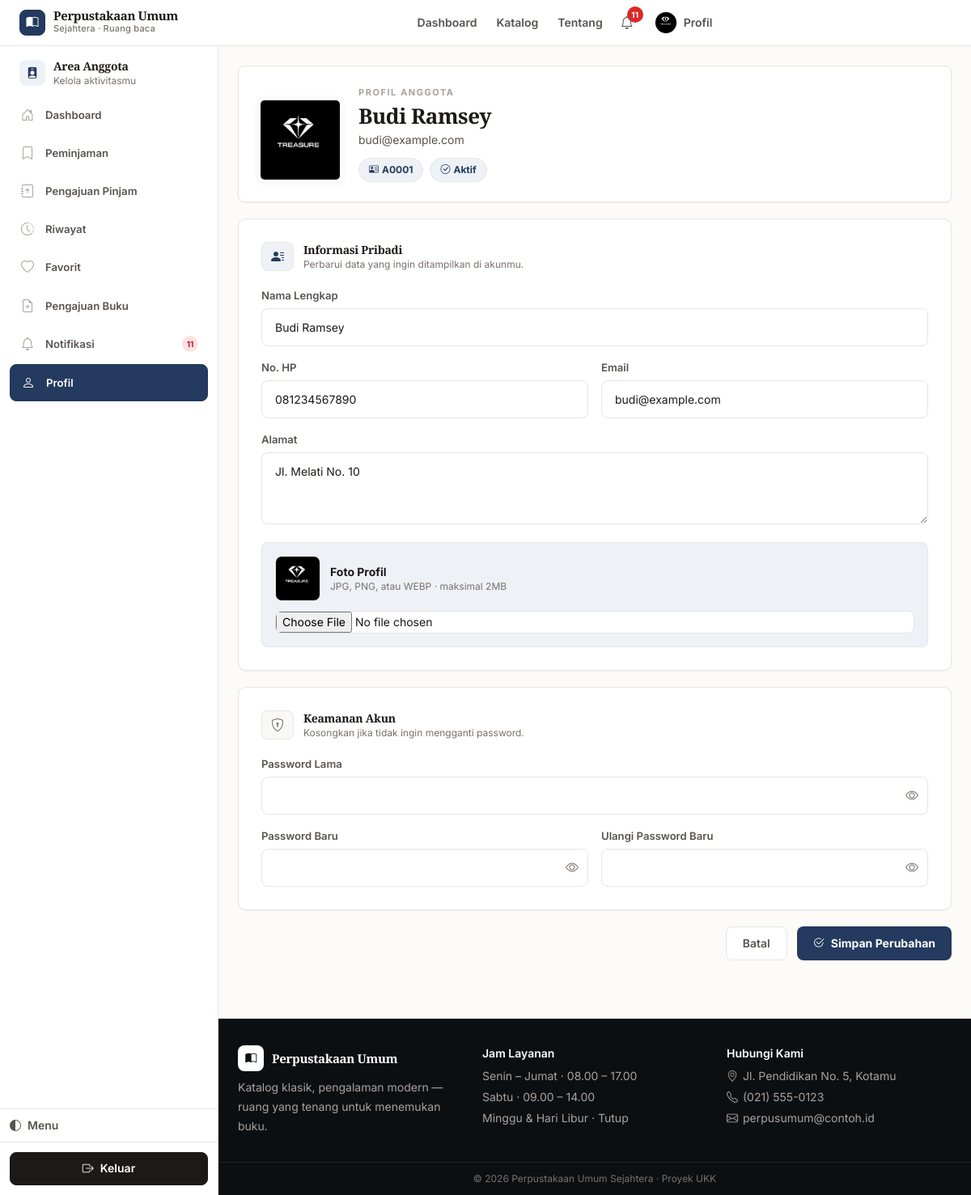
Page /anggota/profil.php (signed in) on the committed database.
### tables this page shows
CREATE TABLE `anggota` (
  `id_anggota` int NOT NULL,
  `nomor_anggota` varchar(20) NOT NULL,
  `nama` varchar(150) NOT NULL,
  `email` varchar(150) NOT NULL,
  `password` varchar(255) NOT NULL,
  `no_hp` varchar(20) DEFAULT NULL,
  `alamat` varchar(255) DEFAULT NULL,
  `foto` varchar(255) DEFAULT NULL,
  `reset_token` varchar(64) DEFAULT NULL,
  `reset_expiry` datetime DEFAULT NULL,
  `status` enum('aktif','nonaktif') NOT NULL DEFAULT 'aktif',
  `created_at` timestamp NOT NULL DEFAULT CURRENT_TIMESTAMP
);

### includes/functions.php (called while the page is built, shortened)
<?php
function e($string) {
    return htmlspecialchars($string ?? '', ENT_QUOTES, 'UTF-8');
}
function foto_profil_url($nama_file) {
    return UPLOAD_PROFIL_URL . $nama_file;
}

### anggota/profil.php (the view, shortened to what this page needs)
<?php
require_once __DIR__ . '/../config/bootstrap.php';
$id_anggota = $_SESSION['id_anggota'];
$stmt = $pdo->prepare("SELECT * FROM anggota WHERE id_anggota = :id");
$stmt->execute([':id' => $id_anggota]);
$anggota = $stmt->fetch();
require_once __DIR__ . '/../includes/header.php';
?>
<div class="profile-shell space-y-5">
  <section class="profile-hero rounded-xl p-5 sm:p-6">
    <div class="flex flex-col sm:flex-row items-center sm:items-end gap-5">
      <img src="<?= e(foto_profil_url($anggota['foto'])) ?>" alt="Foto profil <?= e($anggota['nama']) ?>" class="profile-avatar rounded-xl object-cover">
      <div class="flex-1 text-center sm:text-left min-w-0">
        <div class="text-[11px] font-bold uppercase tracking-[.14em]" style="color: var(--text-faint-2)">Profil Anggota</div>
        <h1 class="mt-1 text-2xl sm:text-[26px] font-bold truncate font-display" style="color: var(--text)"><?= e($anggota['nama']) ?></h1>
        <p class="mt-1 text-sm" style="color: var(--text-muted)"><?= e($anggota['email']) ?></p>
        <div class="mt-3 flex flex-wrap justify-center sm:justify-start gap-2">
          <span class="rounded-full px-3 py-1.5 text-xs font-bold" style="background: var(--accent-soft); color: var(--accent-text); border:1px solid var(--border)"><i class="bi bi-person-vcard mr-1"></i><?= e($anggota['nomor_anggota']) ?></span>
          <span class="rounded-full px-3 py-1.5 text-xs font-bold" style="background: var(--accent-soft); color: var(--accent-text); border:1px solid var(--border)"><i class="bi bi-check-circle mr-1"></i><?= e(ucfirst($anggota['status'])) ?></span>
        </div>
      </div>
    </div>
  </section>
  <form method="post" action="" enctype="multipart/form-data" class="space-y-5">
    <section class="profile-card p-5 sm:p-7">
      <div class="flex items-center gap-3 mb-5">
        <span class="w-10 h-10 rounded-xl flex items-center justify-center" style="background: var(--accent-soft); color: var(--accent-text); border:1px solid var(--border)"><i class="bi bi-person-lines-fill"></i></span>
        <div><h2 class="font-bold text-sm" style="color: var(--text)">Informasi Pribadi</h2><p class="text-xs" style="color: var(--text-faint)">Perbarui data yang ingin ditampilkan di akunmu.</p></div>
      </div>
      <div class="grid grid-cols-1 md:grid-cols-2 gap-4">
        <div class="md:col-span-2">
          <label class="block text-sm font-bold mb-1.5" style="color: var(--text-muted)">Nama Lengkap</label>
          <input type="text" name="nama" required value="<?= e($anggota['nama']) ?>" class="profile-input">
        </div>
        <div>
          <label class="block text-sm font-bold mb-1.5" style="color: var(--text-muted)">No. HP</label>
          <input type="text" name="no_hp" value="<?= e($anggota['no_hp']) ?>" class="profile-input" placeholder="Contoh: 08xxxxxxxxxx">
        </div>
        <div>
          <label class="block text-sm font-bold mb-1.5" style="color: var(--text-muted)">Email</label>
          <input type="text" value="<?= e($anggota['email']) ?>" class="profile-input" disabled>
        </div>
        <div class="md:col-span-2">
          <label class="block text-sm font-bold mb-1.5" style="color: var(--text-muted)">Alamat</label>
          <textarea name="alamat" rows="3" class="profile-input" placeholder="Tulis alamat kamu..."><?= e($anggota['alamat']) ?></textarea>
        </div>
        <div class="md:col-span-2 rounded-xl p-4" style="background: var(--accent-soft); border:1px solid var(--border)">
          <div class="flex items-center gap-3">
            <img src="<?= e(foto_profil_url($anggota['foto'])) ?>" class="w-14 h-14 rounded-xl object-cover border" style="border-color: var(--border); background: var(--surface)">
            <div class="flex-1 min-w-0"><div class="text-sm font-bold" style="color: var(--text)">Foto Profil</div><div class="text-xs" style="color: var(--text-faint)">JPG, PNG, atau WEBP · maksimal 2MB</div></div>
          </div>
          <input type="file" name="foto" accept=".jpg,.jpeg,.png,.webp" class="mt-3 w-full text-sm" style="color: var(--text-muted)">
        </div>
      </div>
    </section>
    <section class="profile-card p-5 sm:p-7">
      <div class="flex items-center gap-3 mb-5">
        <span class="w-10 h-10 rounded-xl flex items-center justify-center" style="background: var(--surface-2); color: var(--text-faint); border:1px solid var(--border)"><i class="bi bi-shield-lock"></i></span>
        <div><h2 class="font-bold text-sm" style="color: var(--text)">Keamanan Akun</h2><p class="text-xs" style="color: var(--text-faint)">Kosongkan jika tidak ingin mengganti password.</p></div>
      </div>
      <div class="space-y-4">
        <div><label class="block text-sm font-bold mb-1.5" style="color: var(--text-muted)">Password Lama</label><div class="relative"><input type="password" name="password_lama" class="profile-input pr-11"><button type="button" onclick="togglePasswordVisibility(this)" tabindex="-1" class="absolute right-3 top-1/2 -translate-y-1/2" style="color: var(--text-faint)"><i class="bi bi-eye"></i></button></div></div>
        <div class="grid grid-cols-1 sm:grid-cols-2 gap-4">
          <div><label class="block text-sm font-bold mb-1.5" style="color: var(--text-muted)">Password Baru</label><div class="relative"><input type="password" name="password_baru" class="profile-input pr-11"><button type="button" onclick="togglePasswordVisibility(this)" tabindex="-1" class="absolute right-3 top-1/2 -translate-y-1/2" style="color: var(--text-faint)"><i class="bi bi-eye"></i></button></div></div>
          <div><label class="block text-sm font-bold mb-1.5" style="color: var(--text-muted)">Ulangi Password Baru</label><div class="relative"><input type="password" name="password_ulang" class="profile-input pr-11"><button type="button" onclick="togglePasswordVisibility(this)" tabindex="-1" class="absolute right-3 top-1/2 -translate-y-1/2" style="color: var(--text-faint)"><i class="bi bi-eye"></i></button></div></div>
        </div>
      </div>
    </section>
    <div class="flex flex-col-reverse sm:flex-row sm:justify-end gap-3 pb-2">
      <a href="<?= BASE_URL ?>/anggota/dashboard.php" class="inline-flex items-center justify-center gap-2 rounded-lg border px-5 py-2.5 text-sm font-semibold hover:bg-slate-50" style="background: var(--surface); border-color: var(--border); color: var(--text-muted)">Batal</a>
      <button type="submit" class="inline-flex items-center justify-center gap-2 rounded-lg px-5 py-2.5 text-sm font-bold text-white" style="background: var(--accent)"><i class="bi bi-check2-circle"></i>Simpan Perubahan</button>
    </div>
  </form>
</div>
<?php require_once __DIR__ . '/../includes/footer.php'; ?>

### rows in the picture
anggota: foto (picture), nama "Budi Ramsey", email "budi@example.com", nomor_anggota "A0001", status "Aktif", no_hp "081234567890", alamat "Jl. Melati No. 10"

### other values in the picture
$jumlah_notifikasi "11"
$item['label'] "Dashboard"
$item['label'] "Peminjaman"
$item['label'] "Pengajuan Pinjam"
$item['label'] "Riwayat"
$item['label'] "Favorit"
$item['label'] "Pengajuan Buku"
$item['label'] "Notifikasi"
$item['label'] "Profil"
